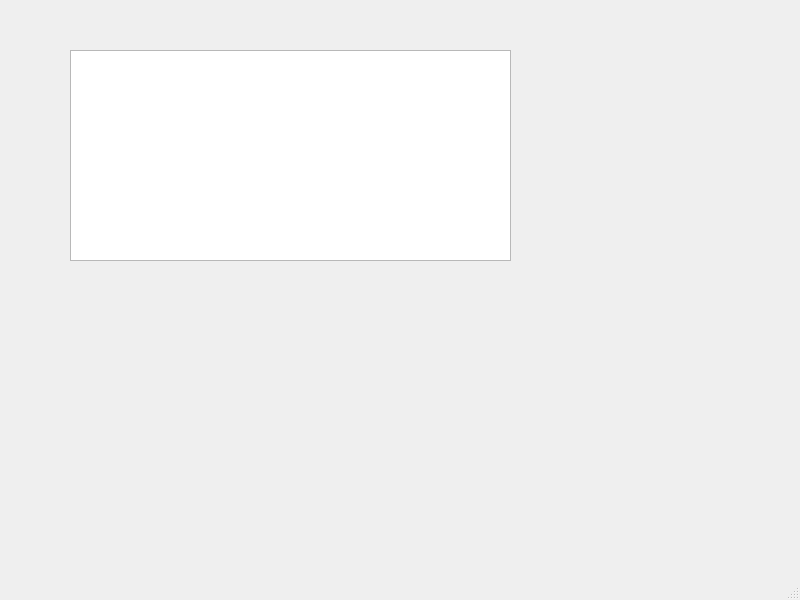
<?xml version="1.0" encoding="UTF-8"?>
<ui version="4.0">
 <class>MainWindow</class>
 <widget class="QMainWindow" name="MainWindow">
  <property name="geometry">
   <rect>
    <x>0</x>
    <y>0</y>
    <width>800</width>
    <height>600</height>
   </rect>
  </property>
  <property name="windowTitle">
   <string>MainWindow</string>
  </property>
  <widget class="QWidget" name="centralwidget">
   <widget class="QPlainTextEdit" name="textbuf">
    <property name="geometry">
     <rect>
      <x>70</x>
      <y>50</y>
      <width>441</width>
      <height>211</height>
     </rect>
    </property>
   </widget>
  </widget>
  <widget class="QMenuBar" name="menubar">
   <property name="geometry">
    <rect>
     <x>0</x>
     <y>0</y>
     <width>800</width>
     <height>22</height>
    </rect>
   </property>
  </widget>
  <widget class="QStatusBar" name="statusbar"/>
 </widget>
 <resources/>
 <connections/>
</ui>
